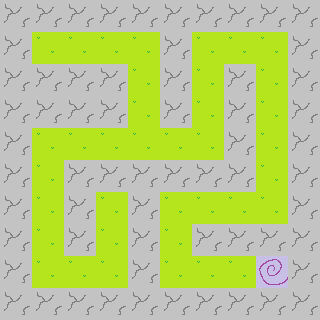

Rendered tile map (Tiled .tmx) drawn with the repository's tilesets; below, a short description and the map source with its tile grids summarised:
An orthogonal 10x10 tile map with 32x32 px tiles, 1 tile layer (map), 3 tilesets.

<map version="1.2" tiledversion="1.3.3" orientation="orthogonal" renderorder="right-down" width="10" height="10" tilewidth="32" tileheight="32" infinite="0" nextlayerid="2" nextobjectid="1">
 <tileset firstgid="1" name="grass1" tilewidth="32" tileheight="32" tilecount="1" columns="1">
  <image source="grass1.png" width="32" height="32" />
 </tileset>
 <tileset firstgid="2" name="rock1" tilewidth="32" tileheight="32" tilecount="1" columns="1">
  <image source="rock1.png" width="32" height="32" />
 </tileset>
 <tileset firstgid="3" name="portal1" tilewidth="32" tileheight="32" tilecount="1" columns="1">
  <image source="portal1.png" width="32" height="32" />
 </tileset>
 <layer id="1" name="map" width="10" height="10">
  <data>[100 cells, 100 non-empty, 3 distinct tile ids]</data>
 </layer>
</map>
